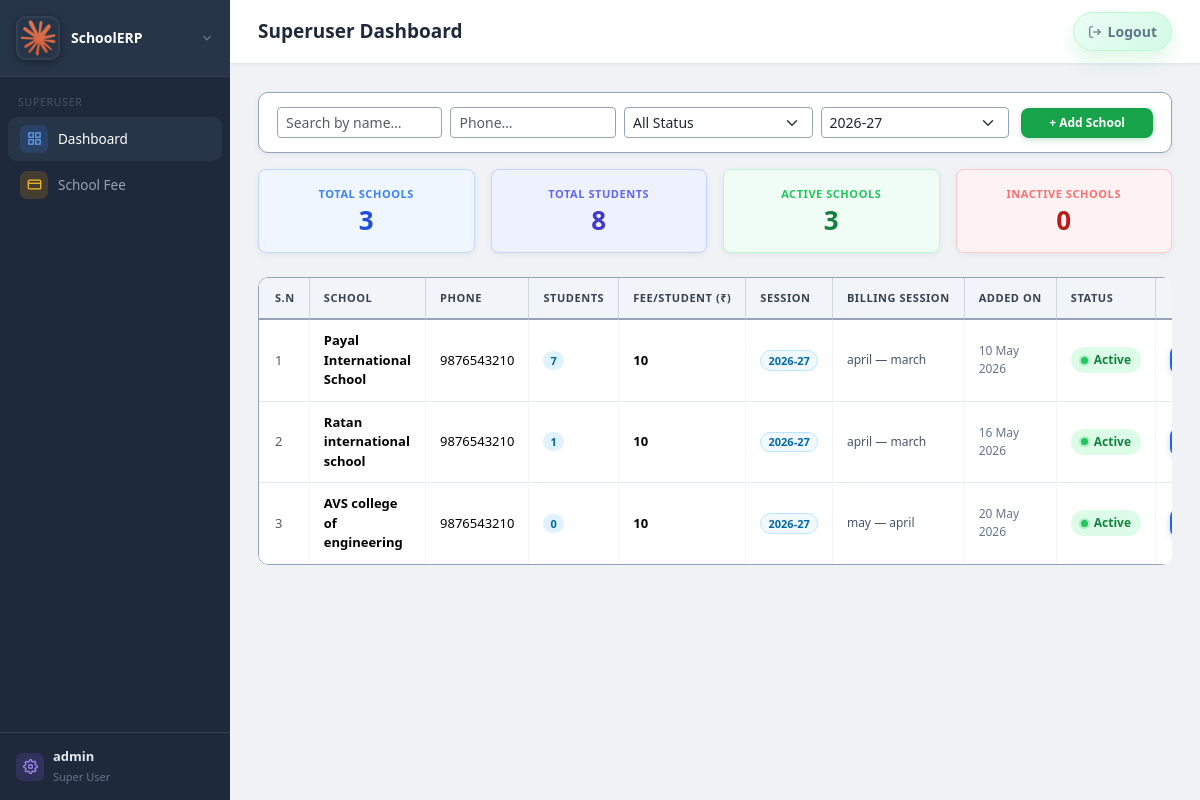
/super/ (signed in), run on the app's committed database.
### core/models.py (models this page shows, shortened)
class SuperUserSettings(models.Model):
    software_name = models.CharField(max_length=150, default='SchoolERP')
    superuser_name = models.CharField(max_length=150, blank=True)
    superuser_email = models.EmailField(blank=True)
    superuser_phone = models.CharField(max_length=20, blank=True)
    logo = models.ImageField(upload_to='software_logos/', blank=True, null=True)
    organization_address = models.TextField(blank=True)
    notes = models.TextField(blank=True)
    default_session = models.CharField(max_length=20, blank=True, default='',
                                       help_text='Default academic session shown on superuser dashboard and school fee pages.')
    updated_at = models.DateTimeField(auto_now=True)
    @classmethod
    def get_solo(cls):
        obj = cls.objects.order_by('pk').first()
        if obj:
            return obj
        return cls.objects.create()

class User(AbstractUser):
    SUPERUSER = 'superuser'
    SCHOOL_ADMIN = 'school_admin'
    ROLES = [(SUPERUSER, 'Super User'), (SCHOOL_ADMIN, 'School Admin')]
    role = models.CharField(max_length=20, choices=ROLES, default=SCHOOL_ADMIN)
    school = models.ForeignKey(School, on_delete=models.CASCADE, null=True, blank=True)
    def is_super(self):
        return self.role == self.SUPERUSER

class SchoolProfile(models.Model):
    school = models.OneToOneField(School, on_delete=models.CASCADE, related_name='profile')
    current_academic_session = models.CharField(
        max_length=20,
        default=default_current_academic_session,
        validators=[validate_academic_session],
    )
    session_start_month = models.CharField(max_length=15, choices=MONTH_CHOICES, default='april')
    session_end_month = models.CharField(max_length=15, choices=MONTH_CHOICES, default='march')
    billing_start_month = models.CharField(max_length=15, choices=MONTH_CHOICES, default='april')
    billing_end_month = models.CharField(max_length=15, choices=MONTH_CHOICES, default='march')
    updated_at = models.DateTimeField(auto_now=True)

class School(models.Model):
    name = models.CharField(max_length=200)
    subdomain = models.SlugField(
        max_length=63, unique=True, null=True, blank=True,
        help_text='URL slug for this school, e.g. "greenwood" → greenwood.erpdomain.com',
    )
    phone = models.CharField(max_length=20, blank=True)
    email = models.EmailField(blank=True)
    logo = models.ImageField(upload_to='school_logos/', blank=True, null=True)
    address = models.TextField(blank=True)
    is_active = models.BooleanField(default=True)
    fee_per_student = models.DecimalField(max_digits=8, decimal_places=2, default=0)
    created_at = models.DateTimeField(auto_now_add=True)

### core/views.py (the view)
# urls.py: path('super/', views.super_dashboard, name='super_dashboard'),
@super_only
def super_dashboard(request):
    su_settings = SuperUserSettings.get_solo()
    schools = School.objects.all()  # Include all schools (active and inactive)
    rows = []
    system_session = get_current_academic_session()
    profiles = {p.school_id: p for p in SchoolProfile.objects.all()}
    student_counts = {
        (r['school_id'], r['academic_session']): r['cnt']
        for r in Student.objects.filter(status=Student.STATUS_ACTIVE).values('school_id', 'academic_session').annotate(cnt=Count('id'))
    }
    for school in schools:
        profile = profiles.get(school.pk)
        current_session = profile.current_academic_session if profile else ''
        sessions_to_show = {current_session} if current_session else set()
        try:
            start_year = int(current_session.split('-')[0])
            prev_session = format_academic_session(start_year - 1)
            if prev_session == system_session:
                sessions_to_show.add(prev_session)
        except (ValueError, IndexError, AttributeError):
            pass
        billed_sessions = set(
            SchoolBillingPayment.objects.filter(school=school)
            .values_list('academic_session', flat=True)
            .distinct()
        )
        sessions_to_show.update(billed_sessions)
        session_record_sessions = set(
            SchoolSessionRecord.objects.filter(school=school)
            .values_list('academic_session', flat=True)
        )
        sessions_to_show.update(session_record_sessions)
        for session in sorted(sessions_to_show, reverse=True):
            is_current = session == current_session
            active_students = student_counts.get((school.pk, session), 0)
            rows.append({
                'school': school,
                'session': session,
                'is_current_session': is_current,
                'is_renewed': not is_current,
                'student_count': active_students,
                'fee_per_student': school.fee_per_student,
                'billing_start_month': profile.billing_start_month if profile else '—',
                'billing_end_month': profile.billing_end_month if profile else '—',
            })
    unique_sessions = sorted(
        {r['session'] for r in rows if r['session'] != '—'},
        reverse=True,
    )
    default_session = su_settings.default_session or system_session
    total_active_students = sum(
        r['student_count'] for r in rows
        if r['session'] == default_session
    )
    return render(request, 'superuser/dashboard.html', {
        'rows': rows,
        'total_schools': School.objects.count(),
        'total_students': total_active_students,
        'active_schools': School.objects.filter(is_active=True).count(),
        'inactive_schools': School.objects.filter(is_active=False).count(),
        'session_options': unique_sessions,
        'system_session': system_session,
        'default_session': default_session,
    })

### templates/superuser/dashboard.html (shortened to what this page needs)
{% extends 'base.html' %}
{% block page_title %}Superuser Dashboard{% endblock %}
{% block content %}
<div class="filter-bar">
  <div class="d-flex gap-2 align-items-center w-100">
    <input class="form-control form-control-sm flex-grow-1" id="filter-name" placeholder="Search by name…" oninput="applyFilters()">
    <input class="form-control form-control-sm flex-grow-1" id="filter-phone" placeholder="Phone…" oninput="applyFilters()">
    <select class="form-select form-select-sm flex-grow-1" id="filter-status" onchange="applyFilters()">
      <option value="">All Status</option>
    </select>
    <select class="form-select form-select-sm flex-grow-1" id="filter-session" onchange="applyFilters()">
      {% for s in session_options %}
        <option value="{{ s }}">{{ s }}</option>
      {% endfor %}
    </select>
    <a href="{% url 'school_add' %}" class="btn btn-sm ms-1" style="background:#16a34a;color:#fff;border:none;border-radius:8px;font-size:12px;font-weight:600;white-space:nowrap;box-shadow:0 2px 6px rgba(22,163,74,.25);padding:6px 28px;">+ Add School</a>
  </div>
</div>
<div class="row g-3 mb-4">
  <div class="col-6 col-md-3">
    <div class="card text-center p-3 kpi-card" onclick="toggleKPI(this)" data-kpi="total-schools" style="background:#eff6ff;border:1.5px solid #bfdbfe;box-shadow:0 2px 6px rgba(0,0,0,.06);">
      <div class="kpi-label" style="color:#3b82f6;">Total Schools</div>
      <div id="kpi-total-schools" class="kpi-value" style="color:#1d4ed8;">{{ total_schools }}</div>
    </div>
  </div>
  <div class="col-6 col-md-3">
    <div class="card text-center p-3 kpi-card" onclick="toggleKPI(this)" data-kpi="total-students" style="background:#eef2ff;border:1.5px solid #c7d2fe;box-shadow:0 2px 6px rgba(0,0,0,.06);">
      <div class="kpi-label" style="color:#6366f1;">Total Students</div>
      <div id="kpi-total-students" class="kpi-value" style="color:#4338ca;">{{ total_students }}</div>
    </div>
  </div>
  <div class="col-6 col-md-3">
    <div class="card text-center p-3 kpi-card" onclick="toggleKPI(this)" data-kpi="active-schools" style="background:#f0fdf4;border:1.5px solid #bbf7d0;box-shadow:0 2px 6px rgba(0,0,0,.06);">
      <div class="kpi-label" style="color:#22c55e;">Active Schools</div>
      <div id="kpi-active-schools" class="kpi-value" style="color:#15803d;">{{ active_schools }}</div>
    </div>
  </div>
  <div class="col-6 col-md-3">
    <div class="card text-center p-3 kpi-card" onclick="toggleKPI(this)" data-kpi="inactive-schools" style="background:#fef2f2;border:1.5px solid #fecaca;box-shadow:0 2px 6px rgba(0,0,0,.06);">
      <div class="kpi-label" style="color:#f87171;">Inactive Schools</div>
      <div id="kpi-inactive-schools" class="kpi-value" style="color:#b91c1c;">{{ inactive_schools }}</div>
    </div>
  </div>
</div>
<div class="table-responsive" style="max-height:520px;overflow-y:auto;border-radius:10px;">
  <table class="table mb-0 sup-table">
    <thead>
      <tr>
        <th class="ps-3">S.N</th>
        <th>School</th>
        <th>Phone</th>
        <th>Students</th>
        <th>Fee/Student (₹)</th>
        <th>Session</th>
        <th>Billing Session</th>
        <th>Added On</th>
        <th>Status</th>
        <th class="text-center pe-3">Actions</th>
      </tr>
    </thead>
    <tbody id="schools-tbody">
      {% for r in rows %}
      <tr
        data-name="{{ r.school.name|lower }}"
        data-phone="{{ r.school.phone|default:''|lower }}"
        data-email="{{ r.school.email|default:''|lower }}"
        data-status="{% if r.school.is_active %}active{% else %}inactive{% endif %}"
        data-session="{{ r.session }}"
      >
        <td class="ps-3 text-muted row-sn"></td>
        <td><strong>{{ r.school.name }}</strong></td>
        <td>{{ r.school.phone|default:"-" }}</td>
        <td>
          <span class="badge rounded-pill" style="background:#e0f2fe;color:#0369a1;font-size:11px;font-weight:600;">{{ r.student_count }}</span>
        </td>
        <td class="fw-semibold">{{ r.school.fee_per_student|floatformat:0 }}</td>
        <td>
          <span class="badge rounded-pill" style="background:#f0f9ff;color:#0369a1;font-size:11px;font-weight:600;border:1px solid #bae6fd;">
            {{ r.session }}
          </span>
        </td>
        <td style="font-size:12px;color:#475569;font-weight:500;">
          {{ r.billing_start_month }} — {{ r.billing_end_month }}
        </td>
        <td style="color:#64748b;font-size:12px;">{{ r.school.created_at|date:"d M Y" }}</td>
        <td>
          {% if r.school.is_active %}
            <span class="status-pill status-active"><span class="status-dot"></span>Active</span>
          {% else %}
            <span class="status-pill status-inactive"><span class="status-dot"></span>Inactive</span>
          {% endif %}
        </td>
        <td class="text-center pe-3">
        </td>
      </tr>
      {% empty %}
      <tr id="empty-row">
        <td colspan="11" class="text-center py-5 text-muted">No schools yet. Click "+ Add New School" to get started.</td>
      </tr>
      {% endfor %}
    </tbody>
  </table>
</div>
{% endblock %}

### templates/base.html (shortened to what this page needs)
{% load static %}
<!DOCTYPE html>
<html lang="en">
<head>
<link rel="stylesheet" href="{% static 'css/style.css' %}">
<link rel="stylesheet" href="https://cdn.jsdelivr.net/npm/bootstrap@5.3.3/dist/css/bootstrap.min.css">
</head>
<body>
<div class="sidebar">
  <div class="brand" id="brand-profile">
    <button type="button" class="brand-trigger" onclick="toggleBrandProfile(event)" aria-expanded="false" aria-controls="brand-profile-menu">
      <div class="brand-inner">
        {% if app_settings and app_settings.logo %}
          <img src="{{ app_settings.logo.url }}" alt="{{ app_settings.software_name|default:'SchoolERP' }}" class="brand-logo">
        {% else %}
          <div class="brand-logo-fallback">
            <svg width="22" height="22" fill="none" stroke="#fff" stroke-width="2" viewBox="0 0 24 24"><path d="M3 9l9-7 9 7v11a2 2 0 0 1-2 2H5a2 2 0 0 1-2-2z"/><polyline points="9 22 9 12 15 12 15 22"/></svg>
          </div>
        {% endif %}
        <div class="brand-text">
          <div class="brand-name">{{ app_settings.software_name|default:'SchoolERP' }}</div>
        </div>
        <svg class="brand-chevron" width="14" height="14" fill="none" stroke="currentColor" stroke-width="2.2" viewBox="0 0 24 24"><polyline points="6 9 12 15 18 9"/></svg>
      </div>
    </button>
  </div>
  <nav>
    {% if user.is_super %}
      <div class="nav-section">Superuser</div>
      <a href="{% url 'super_dashboard' %}" {% if request.resolver_match.url_name == 'super_dashboard' %}class="active"{% endif %}>
        <span class="ni ni-blue"><svg width="15" height="15" fill="none" stroke="currentColor" stroke-width="2" viewBox="0 0 24 24"><rect x="3" y="3" width="7" height="7"/><rect x="14" y="3" width="7" height="7"/><rect x="3" y="14" width="7" height="7"/><rect x="14" y="14" width="7" height="7"/></svg></span>
        Dashboard
      </a>
      <a href="{% url 'super_school_fee_dashboard' %}" {% if request.resolver_match.url_name == 'super_school_fee_dashboard' or request.resolver_match.url_name == 'super_collect_fee' %}class="active"{% endif %}>
        <span class="ni ni-amber"><svg width="15" height="15" fill="none" stroke="currentColor" stroke-width="2" viewBox="0 0 24 24"><rect x="2" y="5" width="20" height="14" rx="2"/><line x1="2" y1="10" x2="22" y2="10"/></svg></span>
        School Fee
      </a>
    {% endif %}
  </nav>
  {% if not user.is_super %}
  <a href="{% url 'config_view' %}" class="user-info {% if request.resolver_match.url_name == 'config_view' %}active{% endif %}">
    <span class="ni ni-purple"><svg width="15" height="15" fill="none" stroke="currentColor" stroke-width="2" viewBox="0 0 24 24"><circle cx="12" cy="12" r="3"/><path d="M19.4 15a1.65 1.65 0 0 0 .33 1.82l.06.06a2 2 0 0 1-2.83 2.83l-.06-.06a1.65 1.65 0 0 0-1.82-.33 1.65 1.65 0 0 0-1 1.51V21a2 2 0 0 1-4 0v-.09A1.65 1.65 0 0 0 9 19.4a1.65 1.65 0 0 0-1.82.33l-.06.06a2 2 0 0 1-2.83-2.83l.06-.06A1.65 1.65 0 0 0 4.68 15a1.65 1.65 0 0 0-1.51-1H3a2 2 0 0 1 0-4h.09A1.65 1.65 0 0 0 4.6 9a1.65 1.65 0 0 0-.33-1.82l-.06-.06a2 2 0 0 1 2.83-2.83l.06.06A1.65 1.65 0 0 0 9 4.68a1.65 1.65 0 0 0 1-1.51V3a2 2 0 0 1 4 0v.09a1.65 1.65 0 0 0 1 1.51 1.65 1.65 0 0 0 1.82-.33l.06-.06a2 2 0 0 1 2.83 2.83l-.06.06A1.65 1.65 0 0 0 19.4 9a1.65 1.65 0 0 0 1.51 1H21a2 2 0 0 1 0 4h-.09a1.65 1.65 0 0 0-1.51 1z"/></svg></span>
    Settings
  </a>
  {% else %}
  <a href="{% url 'super_settings' %}" class="user-info {% if request.resolver_match.url_name == 'super_settings' %}active{% endif %}">
    <span class="ni ni-purple"></span>
    <div class="user-details">
      <strong>{{ user.username }}</strong>
      <small>{{ user.get_role_display }}</small>
    </div>
  </a>
  {% endif %}
</div>
<div class="main">
  <div class="topbar">
    <h1>{% block page_title %}Dashboard{% endblock %}</h1>
    <div class="topbar-right">
      <a class="topbar-logout" href="{% url 'logout' %}">
        <svg width="14" height="14" fill="none" stroke="currentColor" stroke-width="2" viewBox="0 0 24 24"><path d="M9 21H5a2 2 0 0 1-2-2V5a2 2 0 0 1 2-2h4"/><polyline points="16 17 21 12 16 7"/><line x1="21" y1="12" x2="9" y2="12"/></svg>
        Logout
      </a>
    </div>
  </div>
  <div class="content">
    {% block content %}{% endblock %}
  </div>
</div>
</body>
</html>

### data on the page
SuperUserSettings: logo (picture), software_name "SchoolERP"
User: username "admin", role "Super User"
SchoolProfile: current_academic_session "2026-27"
School: school.name "Payal International School", school.phone "9876543210", student_count "7", school.fee_per_student "10", session "2026-27", billing_start_month "april", billing_end_month "march", school.created_at "10 May 2026", is_active True (drawn)
School: school.name "Ratan international school", school.phone "9876543210", student_count "1", school.fee_per_student "10", session "2026-27", billing_start_month "april", billing_end_month "march", school.created_at "16 May 2026", shows "Active"
School: school.name "AVS college of engineering", school.phone "9876543210", student_count "0", school.fee_per_student "10", session "2026-27", billing_start_month "may", billing_end_month "april", school.created_at "20 May 2026", is_active True (drawn)

### other printed values
{{ total_schools }} "3"
{{ total_students }} "8"
{{ active_schools }} "3"
{{ inactive_schools }} "0"
